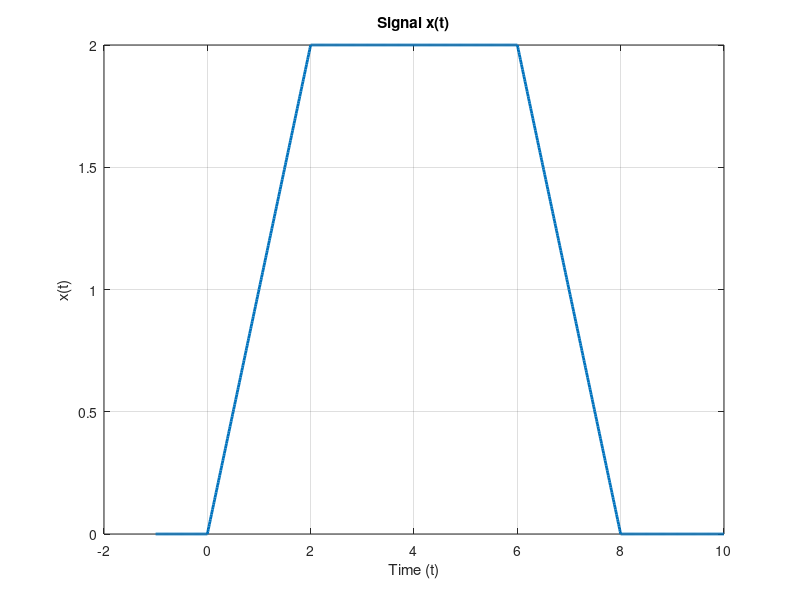
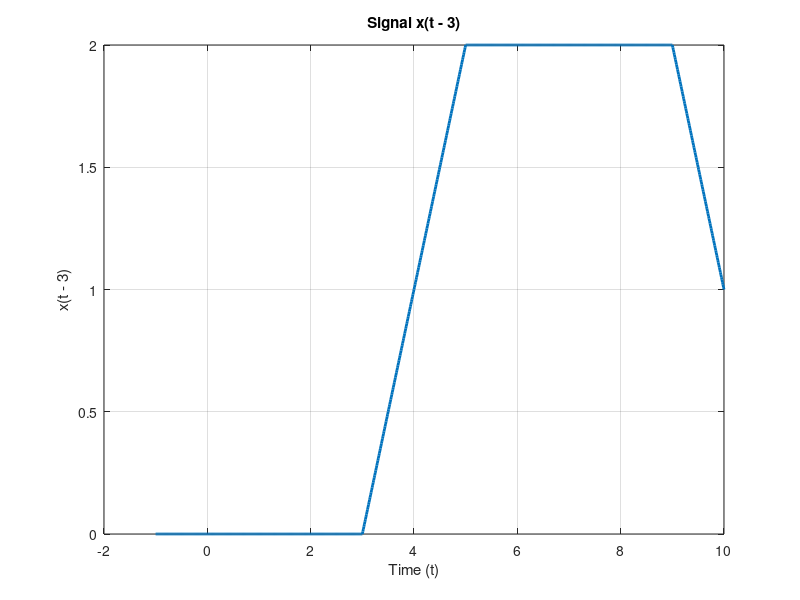
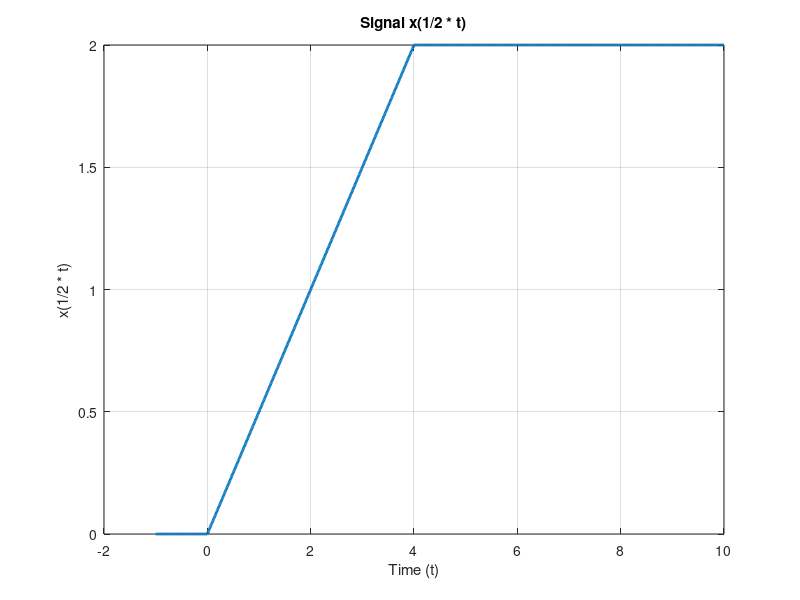
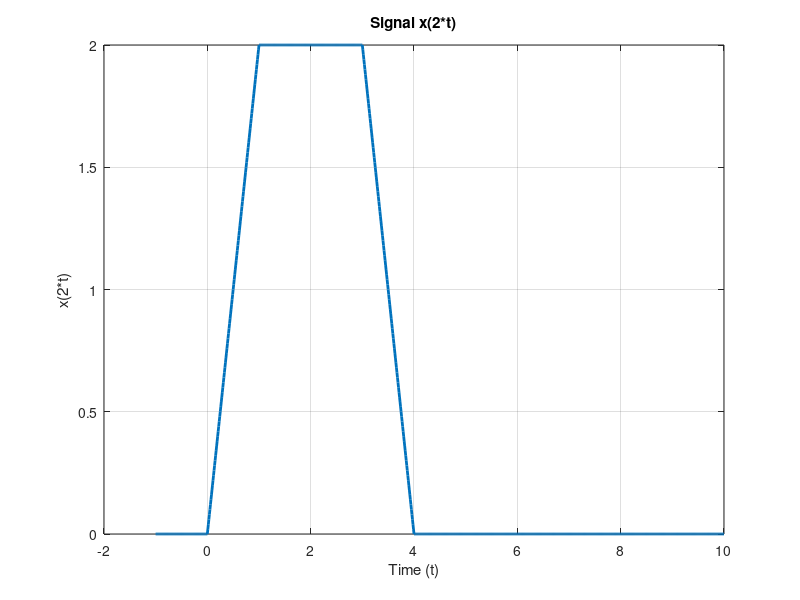

Recreate these plots in MATLAB, in order.
% Define the time vector
t = -1:0.01:10; % Time from -1 to 10 for better visibility

% Initialize the signal
x = zeros(size(t));

% Define the trapezoidal signal x(t)
for i = 1:length(t)
    if t(i) >= 0 && t(i) < 2
        x(i) = t(i);
    elseif t(i) >= 2 && t(i) <= 6
        x(i) = 2;
    elseif t(i) > 6 && t(i) <= 8
        x(i) = 8 - t(i);
    end
end

% (a) Plot x(t)
figure;
plot(t, x, 'LineWidth', 2);
title('Signal x(t)');
xlabel('Time (t)');
ylabel('x(t)');
grid on;

% (b) Plot x(t - 3)
x_shifted = zeros(size(t));
for i = 1:length(t)
    if t(i) - 3 >= 0 && t(i) - 3 < 2
        x_shifted(i) = t(i) - 3;
    elseif t(i) - 3 >= 2 && t(i) - 3 <= 6
        x_shifted(i) = 2;
    elseif t(i) - 3 > 6 && t(i) - 3 <= 8
        x_shifted(i) = 8 - (t(i) - 3);
    end
end

figure;
plot(t, x_shifted, 'LineWidth', 2);
title('Signal x(t - 3)');
xlabel('Time (t)');
ylabel('x(t - 3)');
grid on;

% (c) Plot x(1/2 * t)
x_scaled_half = zeros(size(t));
for i = 1:length(t)
    if (1/2)*t(i) >= 0 && (1/2)*t(i) < 2
        x_scaled_half(i) = (1/2)*t(i);
    elseif (1/2)*t(i) >= 2 && (1/2)*t(i) <= 6
        x_scaled_half(i) = 2;
    elseif (1/2)*t(i) > 6 && (1/2)*t(i) <= 8
        x_scaled_half(i) = 8 - (1/2)*t(i);
    end
end

figure;
plot(t, x_scaled_half, 'LineWidth', 2);
title('Signal x(1/2 * t)');
xlabel('Time (t)');
ylabel('x(1/2 * t)');
grid on;

% (d) Plot x(2*t)
% This is unchanged from before, but included for completeness
x_scaled_2t = zeros(size(t));
for i = 1:length(t)
    if 2*t(i) >= 0 && 2*t(i) < 2
        x_scaled_2t(i) = 2*t(i);
    elseif 2*t(i) >= 2 && 2*t(i) <= 6
        x_scaled_2t(i) = 2;
    elseif 2*t(i) > 6 && 2*t(i) <= 8
        x_scaled_2t(i) = 8 - 2*t(i);
    end
end

figure;
plot(t, x_scaled_2t, 'LineWidth', 2);
title('Signal x(2*t)');
xlabel('Time (t)');
ylabel('x(2*t)');
grid on;

% (e) Plot x(2t + 3)
x_scaled_shifted = zeros(size(t));
for i = 1:length(t)
    if 2*t(i) + 3 >= 0 && 2*t(i) + 3 < 2
        x_scaled_shifted(i) = 2*t(i) + 3;
    elseif 2*t(i) + 3 >= 2 && 2*t(i) + 3 <= 6
        x_scaled_shifted(i) = 2;
    elseif 2*t(i) + 3 > 6 && 2*t(i) + 3 <= 8
        x_scaled_shifted(i) = 8 - (2*t(i) + 3);
    end
end

figure;
plot(t, x_scaled_shifted, 'LineWidth', 2);
title('Signal x(2t + 3)');
xlabel('Time (t)');
ylabel('x(2t + 3)');
grid on;
